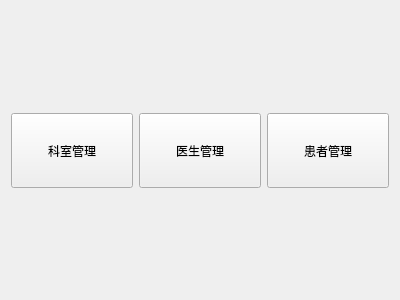
<?xml version="1.0" encoding="UTF-8"?>
<ui version="4.0">
 <class>WelcomeView</class>
 <widget class="QWidget" name="WelcomeView">
  <property name="geometry">
   <rect>
    <x>0</x>
    <y>0</y>
    <width>400</width>
    <height>300</height>
   </rect>
  </property>
  <property name="windowTitle">
   <string>欢迎</string>
  </property>
  <layout class="QVBoxLayout" name="verticalLayout">
   <item>
    <spacer name="verticalSpacer_2">
     <property name="orientation">
      <enum>Qt::Orientation::Vertical</enum>
     </property>
     <property name="sizeHint" stdset="0">
      <size>
       <width>20</width>
       <height>89</height>
      </size>
     </property>
    </spacer>
   </item>
   <item>
    <layout class="QHBoxLayout" name="horizontalLayout">
     <item>
      <widget class="QPushButton" name="btDeparment">
       <property name="minimumSize">
        <size>
         <width>75</width>
         <height>75</height>
        </size>
       </property>
       <property name="text">
        <string>科室管理</string>
       </property>
      </widget>
     </item>
     <item>
      <widget class="QPushButton" name="btDoctor">
       <property name="minimumSize">
        <size>
         <width>75</width>
         <height>75</height>
        </size>
       </property>
       <property name="text">
        <string>医生管理</string>
       </property>
      </widget>
     </item>
     <item>
      <widget class="QPushButton" name="btPatient">
       <property name="minimumSize">
        <size>
         <width>75</width>
         <height>75</height>
        </size>
       </property>
       <property name="text">
        <string>患者管理</string>
       </property>
      </widget>
     </item>
    </layout>
   </item>
   <item>
    <spacer name="verticalSpacer">
     <property name="orientation">
      <enum>Qt::Orientation::Vertical</enum>
     </property>
     <property name="sizeHint" stdset="0">
      <size>
       <width>20</width>
       <height>98</height>
      </size>
     </property>
    </spacer>
   </item>
  </layout>
 </widget>
 <resources/>
 <connections/>
</ui>
